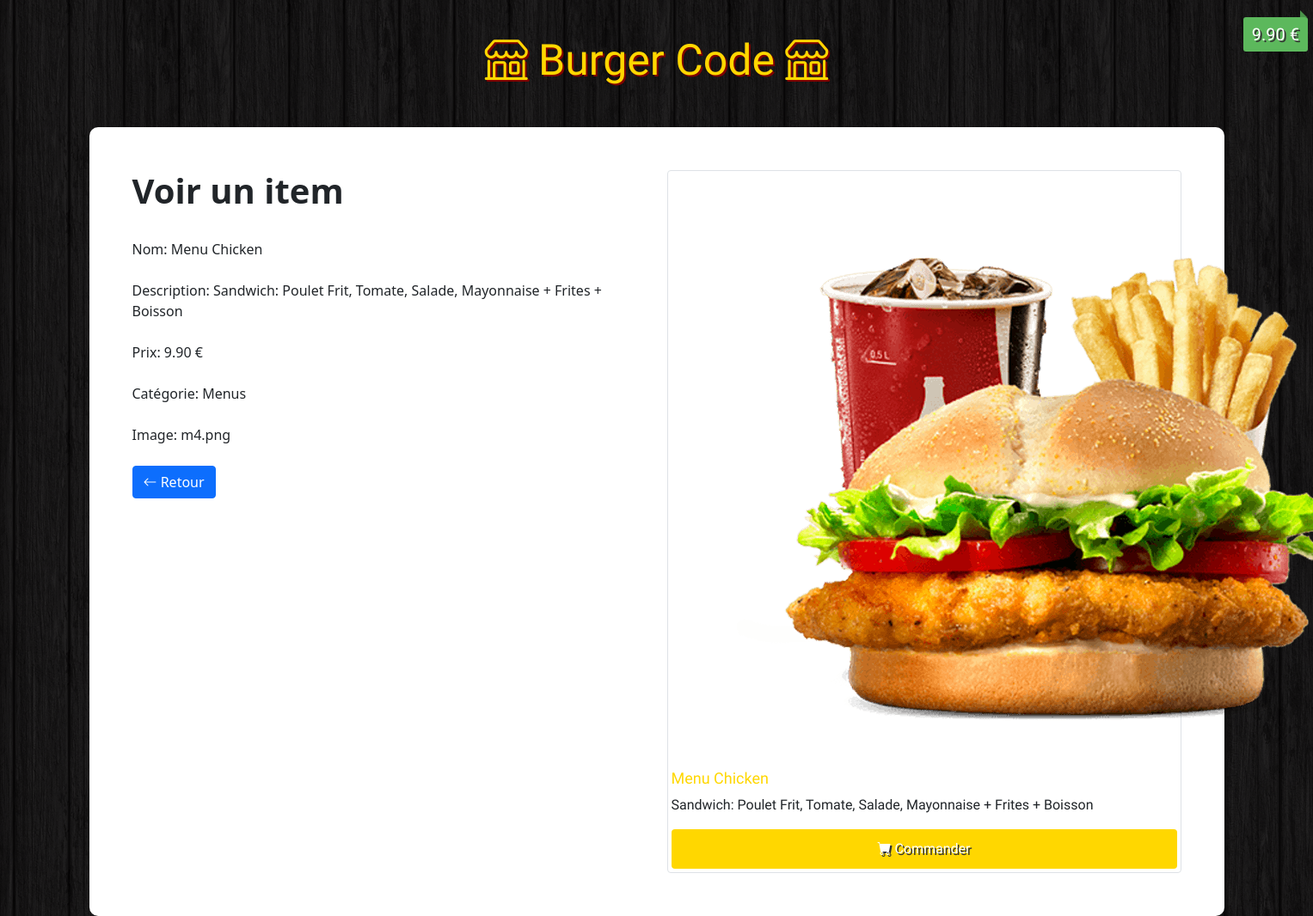
/admin/view.php?id=4, run on the app's committed database.
### tables this page shows
CREATE TABLE `items` (
  `id` int(11) NOT NULL,
  `name` varchar(100) NOT NULL,
  `description` varchar(255) NOT NULL,
  `price` float NOT NULL,
  `image` varchar(255) NOT NULL,
  `category` int(11) NOT NULL
);

CREATE TABLE `categories` (
  `id` int(11) NOT NULL,
  `name` varchar(100) NOT NULL
);

### admin/view.php (the view, shortened to what this page needs)
<?php
    if(!empty($_GET['id'])) {
        $id = checkInput($_GET['id']);
    }
    $db = Database::connect();
    $statement = $db->prepare("SELECT items.id, items.name, items.description, items.price, items.image, categories.name AS category FROM items LEFT JOIN categories ON items.category = categories.id WHERE items.id = ?");
    $statement->execute(array($id));
    $item = $statement->fetch();
    function checkInput($data) {
      $data = trim($data);
      $data = stripslashes($data);
      $data = htmlspecialchars($data);
      return $data;
    }
?>
<!DOCTYPE html>
<html>
    <head>
      <link href="https://cdn.jsdelivr.net/npm/bootstrap@5.1.1/dist/css/bootstrap.min.css" rel="stylesheet">
      <link rel="stylesheet" href="https://cdn.jsdelivr.net/npm/bootstrap-icons@1.5.0/font/bootstrap-icons.css">
      <link rel="stylesheet" href="../css/style.css">
    </head>
    <body>
      <h1 class="text-logo"><span class="bi-shop"></span> Burger Code <span class="bi-shop"></span></h1>
      <div class="container admin">
        <div class="row">
          <div class="col-md-6">
            <h1><strong>Voir un item</strong></h1>
            <br>
            <form>
              <div>
                <label>Nom:</label><?php echo '  '.$item['name'];?>
              </div>
              <br>
              <div>
                <label>Description:</label><?php echo '  '.$item['description'];?>
              </div>
              <br>
              <div>
                <label>Prix:</label><?php echo '  '.number_format((float)$item['price'], 2, '.', ''). ' €';?>
              </div>
              <br>
              <div>
                <label>Catégorie:</label><?php echo '  '.$item['category'];?>
              </div>
              <br>
              <div>
                <label>Image:</label><?php echo '  '.$item['image'];?>
              </div>
            </form>
            <br>
            <div class="form-actions">
              <a class="btn btn-primary" href="index.php"><span class="bi-arrow-left"></span> Retour</a>
            </div>
          </div>
          <div class="col-md-6 site">
            <div class="img-thumbnail">
              <img src="<?php echo '../images/'.$item['image'];?>" alt="...">
              <div class="price"><?php echo number_format((float)$item['price'], 2, '.', ''). ' €';?></div>
              <div class="caption">
                <h4><?php echo $item['name'];?></h4>
                <p><?php echo $item['description'];?></p>
                <a href="#" class="btn btn-order" role="button"><span class="bi-cart-fill"></span> Commander</a>
              </div>
            </div>
          </div>
        </div>
      </div>
    </body>
</html>

### css/style.css (style rules this page uses)
body { background: url(../images/bg.png); }
.site { font-family: 'holtwood One SC' , sans-serif; }
.text-logo { font-family: 'holtwood One SC' , sans-serif; color: #FFD700; text-shadow: 2px 2px #800000; font-size: 50px; padding: 40px 0px; text-align: center; }
.price { background: #5cb85c; box-shadow: 0 1px rgba(0, 0, 0, 0.2); -moz-box-shadow: 0 1px rgba(0, 0, 0, 0.2); -webkit-box-shadow: 0 1px rgba(0, 0, 0, 0.2); color: #fff; text-shadow: 2px 2px #333; position: absolute; right: 6px; top: 20px; padding: 5px 10px; font-size: 20px; border-radius: 3px; }
.price::before { border: 4px solid transparent; border-bottom: 4px solid #4a934a; border-left: 4px solid #4a934a; content: ""; position: absolute; right: 1px; top: -8px; }
.caption > h4 { color: #FFD700; font-size: 18px; }
.btn-order { width: 100%; padding: 10px; font-size: 16px; color: #fff; background-color: #FFD700; text-decoration: none; text-shadow: 2px 2px #333; }
.admin { background: #fff; padding: 50px; border-radius: 10px; }

### data on the page
items: name "Menu Chicken", description "Sandwich: Poulet Frit, Tomate, Salade, Mayonnaise + Frites + Boisson", price "9.90", category.name "Menus", image "m4.png", image (picture)
